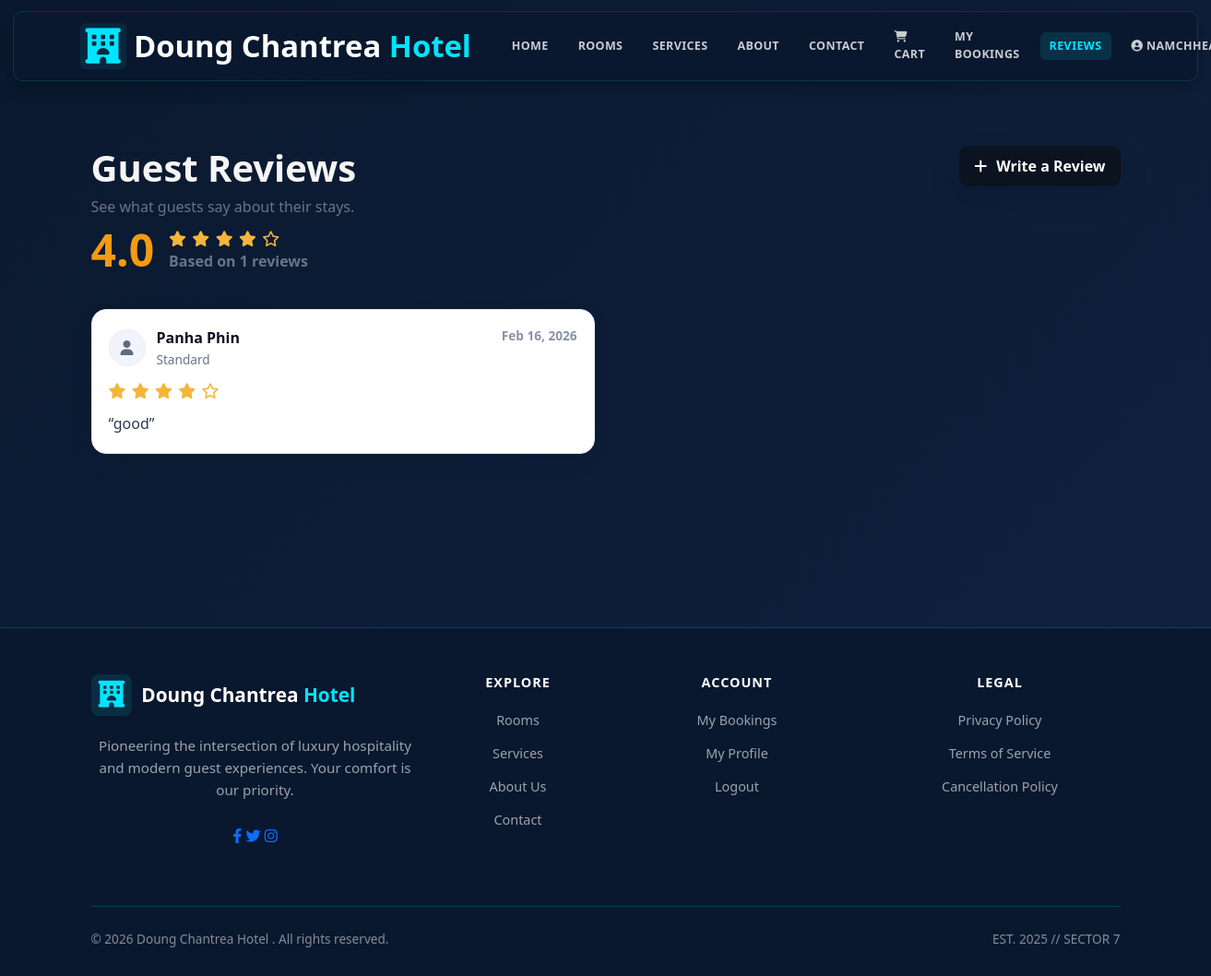
The page /reviews/ (signed in) on the database as committed earlier.
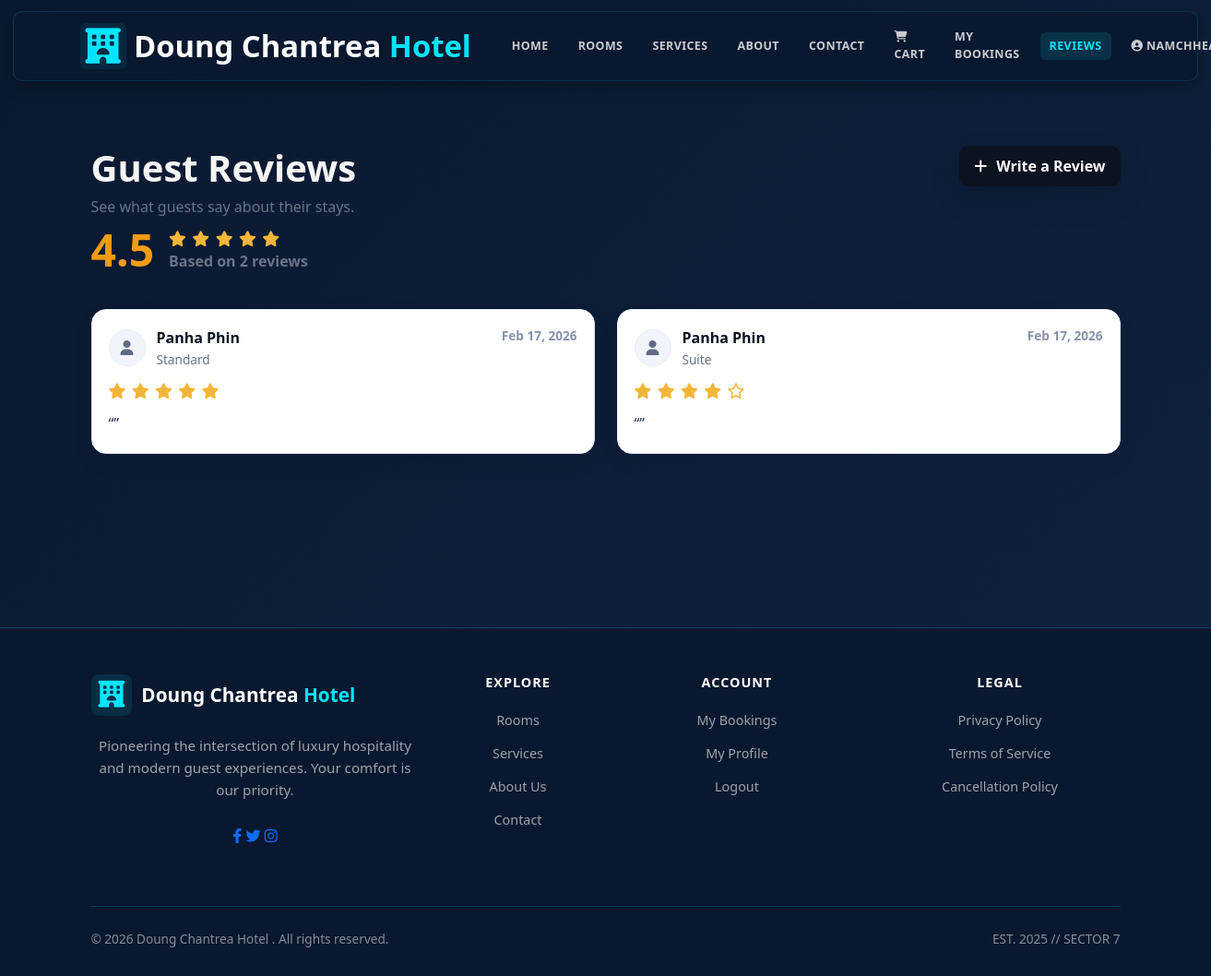
The same page on the database as committed later.
### hotel/models.py (models this page shows, shortened)
class RoomRating(models.Model):
    id = models.AutoField(primary_key=True)
    user = models.ForeignKey(User, on_delete=models.CASCADE, related_name='room_ratings')
    room = models.ForeignKey(Room, on_delete=models.CASCADE, related_name='ratings')
    reservation = models.ForeignKey(Reservation, on_delete=models.CASCADE, related_name='room_rating')
    rating = models.IntegerField(validators=[MinValueValidator(1), MaxValueValidator(5)])
    review = models.TextField(blank=True, null=True)
    cleanliness = models.IntegerField(default=5, validators=[MinValueValidator(1), MaxValueValidator(5)])
    comfort = models.IntegerField(default=5, validators=[MinValueValidator(1), MaxValueValidator(5)])
    amenities = models.IntegerField(default=5, validators=[MinValueValidator(1), MaxValueValidator(5)])
    created_at = models.DateTimeField(auto_now_add=True)
    updated_at = models.DateTimeField(auto_now=True)
    class Meta:
        unique_together = ['user', 'reservation']
        ordering = ['-created_at']

class Reservation(models.Model):
    id = models.AutoField(primary_key=True)
    STATUS_CHOICES = [
        ('Pending', 'Pending'),
        ('Confirmed', 'Confirmed'),
        ('Checked In', 'Checked In'),
        ('Checked Out', 'Checked Out'),
        ('Cancelled', 'Cancelled'),
    ]
    guest = models.ForeignKey(Guest, on_delete=models.CASCADE, related_name='reservations')
    room = models.ForeignKey(Room, on_delete=models.CASCADE, related_name='reservations')
    handled_by = models.ForeignKey('Staff', on_delete=models.SET_NULL, null=True, blank=True, related_name='handled_reservations')
    check_in_date = models.DateField()
    check_out_date = models.DateField()
    booking_date = models.DateTimeField(auto_now_add=True)
    status = models.CharField(max_length=20, choices=STATUS_CHOICES, default='Pending')
    is_online_booking = models.BooleanField(default=True)
    number_of_guests = models.IntegerField(default=1, validators=[MinValueValidator(1)])
    special_requests = models.TextField(blank=True, null=True)
    total_price = models.DecimalField(max_digits=10, decimal_places=2, default=0, validators=[MinValueValidator(0)])
    class Meta:
        ordering = ['-booking_date']

class Room(models.Model):
    id = models.AutoField(primary_key=True)
    STATUS_CHOICES = [
        ('Available', 'Available'),
        ('Booked', 'Booked'),
        ('Maintenance', 'Maintenance'),
    ]
    room_number = models.CharField(max_length=10, unique=True)
    category = models.ForeignKey(RoomCategory, on_delete=models.CASCADE, related_name='rooms')
    assigned_staff = models.ForeignKey('Staff', on_delete=models.SET_NULL, null=True, blank=True, related_name='assigned_rooms')
    status = models.CharField(max_length=15, choices=STATUS_CHOICES, default='Available')
    floor = models.IntegerField(default=1, validators=[MinValueValidator(1), MaxValueValidator(100)])
    max_occupancy = models.IntegerField(default=2, validators=[MinValueValidator(1)])
    price = models.DecimalField(max_digits=10, decimal_places=2, null=True, blank=True, validators=[MinValueValidator(0)], help_text="Room-specific price (leave blank to use category base price)")
    amenities = models.TextField(default="WiFi, AC, TV", help_text="Comma-separated list of amenities")
    description = models.TextField(blank=True, null=True)
    image = models.ImageField(upload_to='rooms/', blank=True, null=True)
    created_at = models.DateTimeField(default=timezone.now)
    class Meta:
        ordering = ['room_number']

class RoomCategory(models.Model):
    id = models.AutoField(primary_key=True)
    category_name = models.CharField(max_length=50, unique=True)
    class Meta:
        verbose_name_plural = "Room Categories"

### hotel/views.py (the view)
# urls.py: path("reviews/", views.reviews_page, name="reviews"),
@login_required(login_url='login')
def reviews_page(request):
    from .models import RoomRating
    qs = RoomRating.objects.select_related("reservation", "room", "user").order_by("-created_at")
    summary = qs.aggregate(
        avg_rating=Avg("rating"),
        total=Count("id"),
    )
    return render(request, "hotel/html/review.html", {
        "reviews": qs,
        "avg_rating": summary["avg_rating"] or 0,
        "total_reviews": summary["total"] or 0,
    })

### hotel/template/hotel/html/review.html (shortened to what this page needs)
{% extends 'hotel/html/base.html' %}
{% load static %}
{% block content %}
<div class="reviews-wrap container">
  <div class="reviews-head">
    <div>
      <h1>Guest Reviews</h1>
      <p>See what guests say about their stays.</p>
      <div class="rating-box">
        <div class="rating-num">{{ avg_rating|floatformat:1 }}</div>
        <div>
          <div class="stars">
            {% with r=avg_rating|floatformat:0 %}
              {% for i in "12345" %}
                {% if forloop.counter <= r|add:0 %}
                  <i class="fas fa-star"></i>
                {% else %}
                  <i class="far fa-star"></i>
                {% endif %}
              {% endfor %}
            {% endwith %}
          </div>
          <div class="rating-meta">Based on {{ total_reviews }} reviews</div>
        </div>
      </div>
    </div>
    <a class="write-btn" href="{% url 'my_reservations' %}">
      <i class="fas fa-plus"></i> Write a Review
    </a>
  </div>
  {% if reviews %}
    <div class="row g-4">
      {% for rev in reviews %}
        <div class="col-12 col-md-6">
          <div class="review-card">
            <div class="review-top">
              <div class="user">
                <div class="avatar"><i class="fas fa-user"></i></div>
                <div>
                  <p class="user-name">{{ rev.user.get_full_name|default:rev.user.username }}</p>
                  <p class="user-sub">
                    {{ rev.reservation.room.category.category_name|default:"Stay" }}
                  </p>
                </div>
              </div>
              <div class="date">
                {{ rev.created_at|date:"M d, Y" }}
              </div>
            </div>
            <div class="stars">
                {% for i in "12345" %}
                  {% if forloop.counter <= rev.rating %}
                    <i class="fas fa-star"></i>
                  {% else %}
                    <i class="far fa-star"></i>
                  {% endif %}
                {% endfor %}
              </div>
              <p class="review-text">“{{ rev.review }}”</p>
          </div>
        </div>
      {% endfor %}
    </div>
  {% else %}
    <div class="alert alert-info">
      No reviews yet. Be the first to write one!
    </div>
  {% endif %}
</div>
{% endblock %}

Rows that differ between the two databases and show on the page:
removed RoomRating: user.get_full_name "Panha Phin", reservation.room.category.category_name "Standard", created_at "Feb 16, 2026", rating 4 (drawn), review "good"
added RoomRating: user.get_full_name "Panha Phin", reservation.room.category.category_name "Standard", created_at "Feb 17, 2026", rating 5 (drawn)
added RoomRating: user.get_full_name "Panha Phin", reservation.room.category.category_name "Suite", created_at "Feb 17, 2026", rating 4 (drawn)
Other text that changed with them:
{{ avg_rating|floatformat:1 }}: "4.0" → "4.5"
{{ total_reviews }}: "1" → "2"
